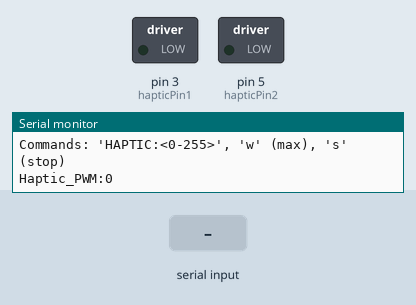
A sketch run on a simulated Arduino Uno, built with avr-gcc and run on an emulated ATmega328P. Parts: switched loads named in the sketch (green lamp = pin HIGH), the last lines printed to the serial monitor. Inputs (shaded band) come from the test bench.

Above: at 1.3 s.
1.4 s: "+\n" received over Serial
At 2.4 s:
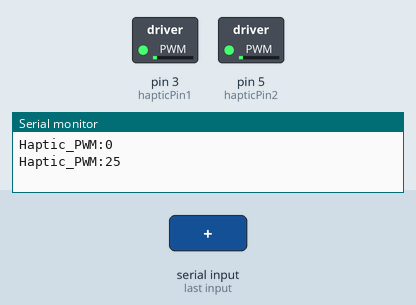
4.4 s: "w\n" received over Serial
At 4.7 s:
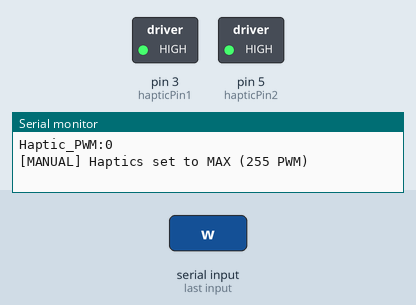
7.4 s: "90 45 200\n" received over Serial
At 8.5 s:
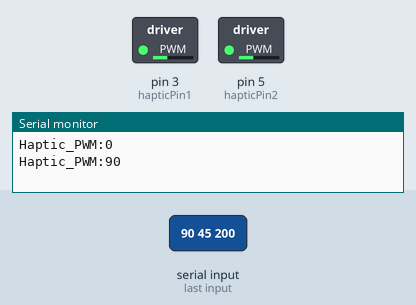
10.4 s: "90 45\n" received over Serial
At 13.15 s:
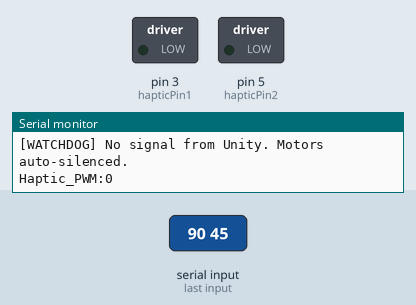
13.4 s: "90\n" received over Serial
At 14.0 s:
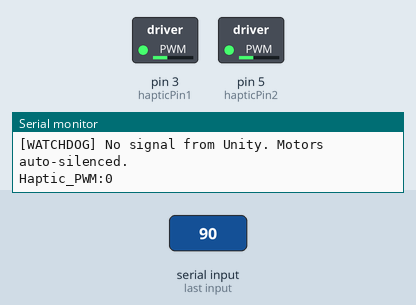
Timing chart, 0 to 17.4 s (numbered marks = the images above; inputs shaded):
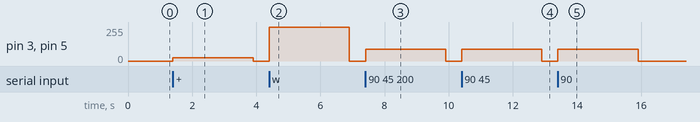

Measured:
- after the input at 1.4 s, pin 3 (hapticPin1), pin 5 (hapticPin2): 0/255 → 25/255 at once, → 0/255 2.5 s later
- after the input at 4.4 s, pin 3 (hapticPin1), pin 5 (hapticPin2): 0/255 → 255/255 at once, → 0/255 2.5 s later
- after the input at 7.4 s, pin 3 (hapticPin1), pin 5 (hapticPin2): 0/255 → 90/255 at once, → 0/255 2.5 s later
- after the input at 10.4 s, pin 3 (hapticPin1), pin 5 (hapticPin2): 0/255 → 90/255 at once, → 0/255 2.5 s later
- after the input at 13.4 s, pin 3 (hapticPin1), pin 5 (hapticPin2): 0/255 → 90/255 at once, → 0/255 2.5 s later

The sketch:

haptic_jacket.ino
```cpp
// =========================================================================
// PROJECT NIMBUS: DUAL HAPTIC VEST / JACKET CONTROLLER
// Dedicated Vibration Driver (No Pressure Sensor / Analog Inputs)
// Hardware:
//   - Haptic Motor 1 (PWM) -> Digital Pin 3
//   - Haptic Motor 2 (PWM) -> Digital Pin 5
// Controlled directly via Unity HapticJacketController.cs over Serial (9600 baud)
// =========================================================================

// --- Pin Definitions ---
const int hapticPin1 = 3;  // Haptic Motor 1 (PWM Pin 3)
const int hapticPin2 = 5;  // Haptic Motor 2 (PWM Pin 5)

// --- Haptic State ---
int currentHapticIntensity = 0;

// --- Safety Watchdog ---
// If no packet is received from Unity for 2.5 seconds, automatically silence motors
unsigned long lastPacketTime = 0;
const unsigned long WATCHDOG_TIMEOUT_MS = 2500;

// --- Non-blocking Serial Buffer ---
const byte MAX_CHARS = 64;
char receivedChars[MAX_CHARS];
boolean newData = false;

// --- Periodic Diagnostic Logging ---
unsigned long lastLogTime = 0;
const unsigned long LOG_INTERVAL_MS = 1000;

void setup() {
  // 1. Configure Haptic Output Pins (guaranteed 0 PWM on boot)
  pinMode(hapticPin1, OUTPUT);
  pinMode(hapticPin2, OUTPUT);
  analogWrite(hapticPin1, 0);
  analogWrite(hapticPin2, 0);
  currentHapticIntensity = 0;

  // 2. Initialize Serial Connection
  Serial.begin(9600);
  Serial.println(F("--- HAPTIC JACKET CONTROLLER INITIALIZED ---"));
  Serial.println(F("Hardware: Motor 1 (Pin 3), Motor 2 (Pin 5)"));
  Serial.println(F("Status  : Ready for Unity HapticJacketController.cs"));
  Serial.println(F("Commands: 'HAPTIC:<0-255>', 'w' (max), 's' (stop)"));

  lastPacketTime = millis();
}

void loop() {
  // Task 1: Non-blocking Serial Command Listener
  recvWithEndMarker();
  if (newData) {
    parseHapticCommand();
    newData = false;
    lastPacketTime = millis();
  }

  // Task 2: Safety Watchdog (turns off motors if Unity is stopped or serial cable disconnected)
  if (currentHapticIntensity > 0 && (millis() - lastPacketTime > WATCHDOG_TIMEOUT_MS)) {
    currentHapticIntensity = 0;
    analogWrite(hapticPin1, 0);
    analogWrite(hapticPin2, 0);
    Serial.println(F("[WATCHDOG] No signal from Unity. Motors auto-silenced."));
  }

  // Task 3: Periodic Status Heartbeat (Every 1s)
  if (millis() - lastLogTime >= LOG_INTERVAL_MS) {
    lastLogTime = millis();
    Serial.print(F("Haptic_PWM:"));
    Serial.println(currentHapticIntensity);
  }
}

// Non-blocking serial packet receiver (terminated by newline '\n')
void recvWithEndMarker() {
  static byte ndx = 0;
  char endMarker = '\n';
  char rc;

  while (Serial.available() > 0 && !newData) {
    rc = Serial.read();

    if (rc != endMarker && rc != '\r') {
      receivedChars[ndx] = rc;
      ndx++;
      if (ndx >= MAX_CHARS) {
        ndx = MAX_CHARS - 1;
      }
    } else if (rc == endMarker) {
      receivedChars[ndx] = '\0';
      ndx = 0;
      newData = true;
    }
  }
}

// Parses incoming commands from Unity or Serial Monitor
void parseHapticCommand() {
  char *ptr = receivedChars;
  while (*ptr == ' ' || *ptr == '\t') ptr++;
  if (*ptr == '\0') return;

  // 1. Protocol from Unity: "HAPTIC:<0-255>" or "MOVE_FWD:<0-255>"
  if (strncasecmp(ptr, "HAPTIC:", 7) == 0) {
    currentHapticIntensity = constrain(atoi(ptr + 7), 0, 255);
  }
  else if (strncasecmp(ptr, "MOVE_FWD:", 9) == 0) {
    currentHapticIntensity = constrain(atoi(ptr + 9), 0, 255);
  }
  // 2. Single Key Debug Commands (from Arduino Serial Monitor)
  else if (ptr[1] == '\0') {
    char key = ptr[0];
    if (key == 'w' || key == 'W') {
      currentHapticIntensity = 255;
      Serial.println(F("[MANUAL] Haptics set to MAX (255 PWM)"));
    }
    else if (key == 's' || key == 'S') {
      currentHapticIntensity = 0;
      Serial.println(F("[MANUAL] Haptics STOPPED (0 PWM)"));
    }
    else if (key == '+') {
      currentHapticIntensity = constrain(currentHapticIntensity + 25, 0, 255);
    }
    else if (key == '-') {
      currentHapticIntensity = constrain(currentHapticIntensity - 25, 0, 255);
    }
    else if (key == '?' || key == 'p' || key == 'P') {
      Serial.print(F("Current PWM: "));
      Serial.println(currentHapticIntensity);
    }
  }
  // 3. Direct numeric value (e.g. "180" or "0")
  else {
    int val = atoi(ptr);
    if (val >= 0 && val <= 255) {
      currentHapticIntensity = val;
    }
  }

  // Apply PWM to both haptic motors
  analogWrite(hapticPin1, currentHapticIntensity);
  analogWrite(hapticPin2, currentHapticIntensity);
}
```
